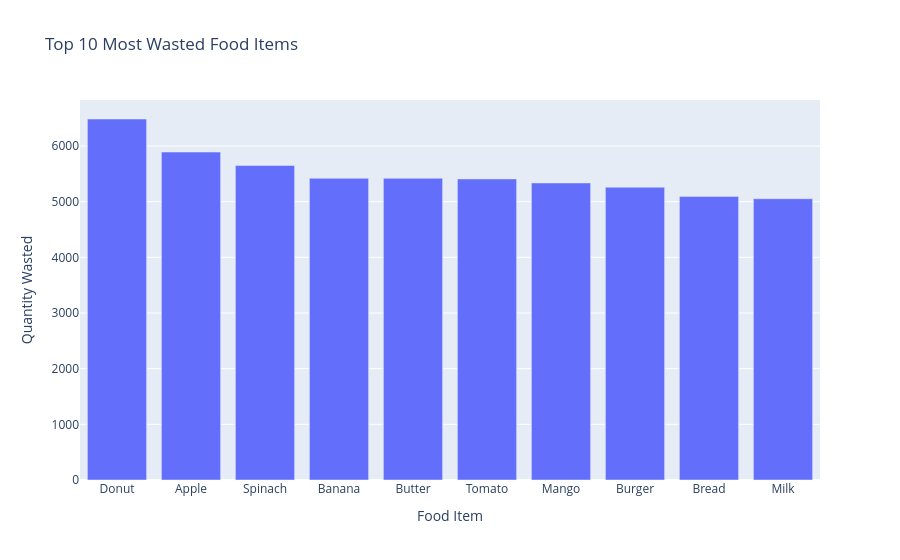

The code cell stored with this chart in its notebook:
### Code cell
top_wasted_items = (
    df.groupby("Food_Item")["Quantity_Wasted"]
    .sum()
    .sort_values(ascending=False)
    .head(10)
    .reset_index()
)

fig = px.bar(
    top_wasted_items,
    x="Food_Item",
    y="Quantity_Wasted",
    title="Top 10 Most Wasted Food Items",
    labels={
        "Food_Item": "Food Item",
        "Quantity_Wasted": "Quantity Wasted"
    }
)

fig.show()

### Figure 1 — Plotly figure (JSON) as saved in the notebook; plotly's stock layout.template omitted (floating-point values rounded to 4 significant figures)
{"data": [{"hovertemplate": "Food Item=%{x}<br>Quantity Wasted=%{y}<extra></extra>", "legendgroup": "", "marker": {"color": "#636efa", "pattern": {"shape": ""}}, "name": "", "orientation": "v", "showlegend": false, "textposition": "auto", "type": "bar", "x": ["Donut", "Apple", "Spinach", "Banana", "Butter", "Tomato", "Mango", "Burger", "Bread", "Milk"], "xaxis": "x", "y": [6485, 5891, 5650, 5420, 5420, 5409, 5336, 5260, 5095, 5053], "yaxis": "y"}], "layout": {"barmode": "relative", "legend": {"tracegroupgap": 0}, "title": {"text": "Top 10 Most Wasted Food Items"}, "xaxis": {"anchor": "y", "domain": [0, 1], "title": {"text": "Food Item"}}, "yaxis": {"anchor": "x", "domain": [0, 1], "title": {"text": "Quantity Wasted"}}}}
